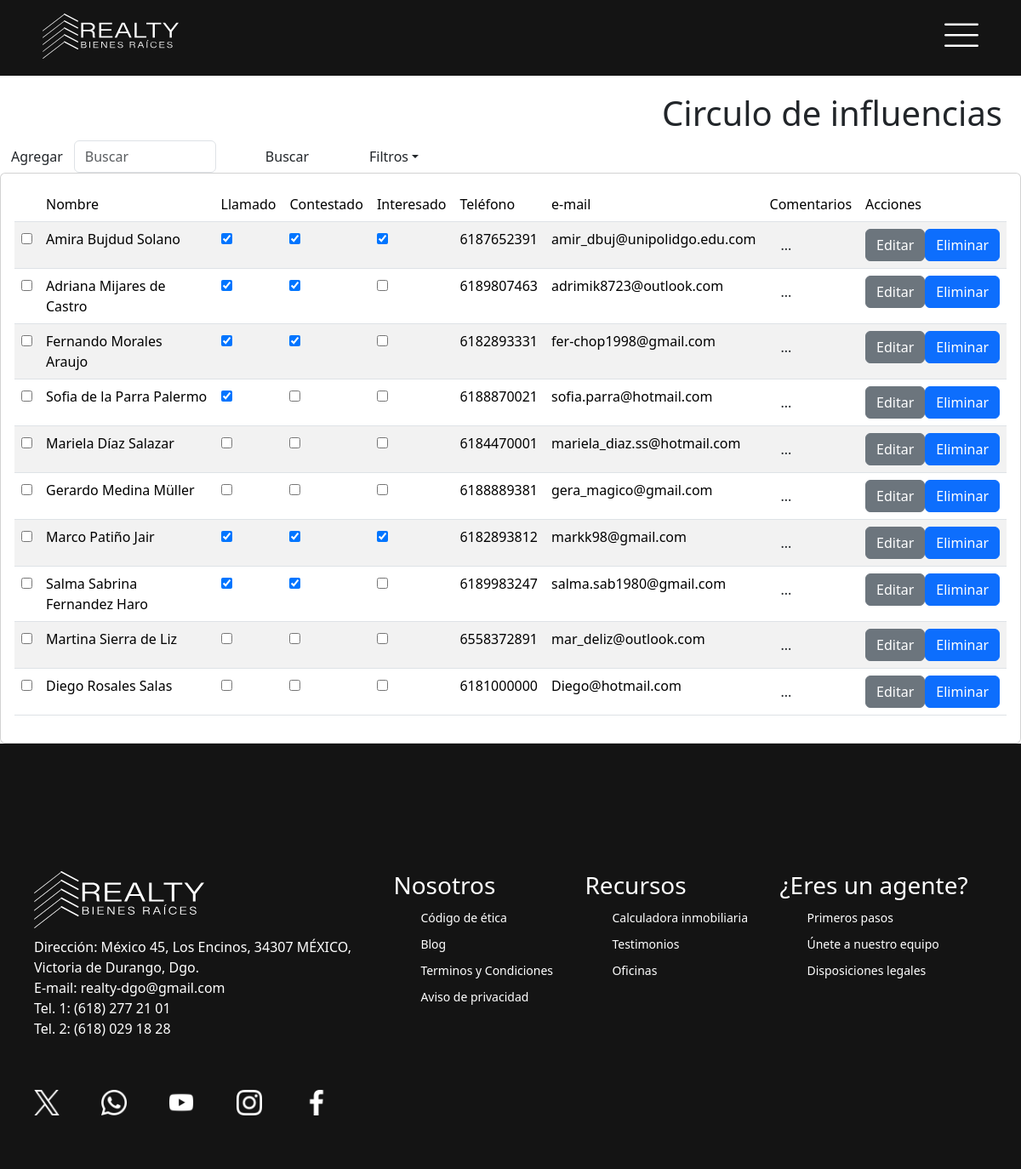
/views/crud-clientes.php (signed in), run on the app's committed database.
### tables this page shows
CREATE TABLE IF NOT EXISTS `clientes` (
  `id_cliente` int(10) unsigned zerofill NOT NULL AUTO_INCREMENT,
  `nombre` varchar(50) NOT NULL,
  `apellido_1` varchar(50) NOT NULL,
  `apellido_2` varchar(50) DEFAULT NULL,
  `correo` varchar(50) DEFAULT NULL,
  `telefono` char(10) NOT NULL,
  `comentario` varchar(500) DEFAULT NULL,
  `id_usuario` int(10) unsigned zerofill NOT NULL,
  `contestado` int NOT NULL DEFAULT '0',
  `llamado` int NOT NULL DEFAULT '0',
  `interesado` int NOT NULL DEFAULT '0',
  PRIMARY KEY (`id_cliente`),
  KEY `id_usuario` (`id_usuario`),
  CONSTRAINT `clientes_ibfk_1` FOREIGN KEY (`id_usuario`) REFERENCES `usuarios` (`id_usuario`) ON UPDATE CASCADE
);

### views/crud-clientes.php (the view, shortened to what this page needs)
<!DOCTYPE html>
<html lang="en">
<head>
	<link href="https://cdn.jsdelivr.net/npm/bootstrap@5.3.2/dist/css/bootstrap.min.css" rel="stylesheet">
	<link rel="stylesheet" href="css/navbar.css">
	<link rel="stylesheet" href="css/crud.css">
</head >
<?php include ('../models/php/conn-vistas.php'); ?>
<body>
	<div class="">
		<div class="row" style="margin-top: 20px; text-align: right; margin-right: 10px;"">
			<div class="col-12">
				<h1>Circulo de influencias</h1>
				<div class="d-flex">
					<button type="button" class="btn" data-bs-toggle="modal" data-bs-target="#FormularioContacto">Agregar</button>
					<form action="crud-clientes.php" method="POST">
						<div class="d-flex">
							<input class="form-control inputBuscar" name="inputBuscar" type="search" placeholder="Buscar">
							<button class="btn form-control btnBuscar" type="submit" name="btnBuscar">Buscar</button>
							<div class="dropdown">
								<button class="btn dropdown-toggle" type="button" data-bs-toggle="dropdown" aria-expanded="false">Filtros</button>
							</div>
						</div>
					</form>
				</div>
			</div>
		</div>
		<div class="row">
			<div class="col">
				<div class="card card-body">
					<table class="table table-hover table-striped">
						<thead>
							<tr>
								<th scope="col"></th>
								<th scope="col">Nombre</th>
								<th scope="col">Llamado</th>
								<th scope="col">Contestado</th>
								<th scope="col">Interesado</th>
								<th scope="col">Teléfono</th>
								<th scope="col">e-mail</th>
								<th scope="col">Comentarios</th>
								<th scope="col">Acciones</th>
							</tr>
						</thead>
						<tbody>
							<?php
								$query = "SELECT * FROM clientes";
								$resultado = mysqli_query($conn, $query);
								while($row = mysqli_fetch_assoc($resultado)) {
										$id = $row['id_cliente'];
									?>
									<tr data-id="fila_<?php echo $id; ?>">
										<form action="../controllers/php/editar.php?id=<?php echo $id; ?>" method="POST">
											<td>
												<input type="checkbox">
											</td>
											<td>
												<label class="label_nombres"><?php echo $row['nombre']." ".$row['apellido_1']." ".$row['apellido_2']; ?></label>
											</td>
											<td>
												<input class="checkLlamado" type="checkbox" name="llamado" data-id="<?php echo $id?>" <?php echo ($row['llamado'] == 1) ? 'checked' : ' '; ?> >
											</td>
											<td>
												<input class="checkContestado" type="checkbox" name="contestado" data-id="<?php echo $id?>" <?php echo ($row['contestado'] == 1) ? 'checked' : ' '; ?>>
											</td>
											<td>
												<input class="checkInteresado" type="checkbox" name="interesado" data-id="<?php echo $id?>" <?php echo ($row['interesado'] == 1) ? 'checked' : ' '; ?>>
											</td>
											<td>
												<label class="label_telefono"><?php echo $row['telefono']; ?></label>
											</td>
											<td>
												<label class="label_correo"><?php echo $row['correo']; ?></label>
											</td>
											<td>
												<button type="button" class="btn" data-bs-toggle="modal" data-bs-target="#modal_<?php echo $id; ?>">...</button>
											</td>
											<td>
												<div class="d-flex">
													<input class="btn btn-secondary editar" name="editar" type="button" value="Editar">
													<button type="button" class="btn btn-primary eliminar" data-bs-toggle="modal" data-bs-target="#modalEliminar_<?php echo $id; ?>">Eliminar</button>
												</div>
											</td>
										</form>
									</tr>
							<?php } ?>
						</tbody>
					</table>
				</div>
			</div>
		</div>
	</div>
</body>
</html>

### views/css/navbar.css (style rules this page uses)
html, body, header, footer { margin: 0; padding: 0; }
.navbar { background-color: rgb(20, 20, 20); color: #fff; display: flex; justify-content: space-between; align-items: center; padding: 10px 50px 20px 50px; margin: 0; height: auto; }
.navbar-logo img { width: 160px; height: auto; margin-top: 6px; }
.sesion { display: flex; margin-top: 10px; }
footer { height: 500px; background-color: rgb(20, 20, 20); display: flex; justify-content: left; align-items: left; margin: 0; padding: 150px 40px 0 40px; }
.footer-img { width: 400px; }
.footer-realty-logo img { width: 200px; }
.contacto { color: white; margin-top: 10px; margin-bottom: 40px; }
.contacto p { margin: 0; font-weight: 100; }
.redes img { width: 30px; margin: 20px 45px 0 0; padding:0; }
.recursos { display: flex; flex: 1; justify-content: space-evenly; font-weight: 100; color: white; font-size: 14px; }
.recursos div { margin: 0 15px 0 15px; }
.recursos li { list-style: none; margin-top: 10px; }
.recursos h3 { font-weight: 100; }
#openBtn, #closeBtn { background: none; border: none; padding: 0; }

### views/css/crud.css (style rules this page uses)
table { font-weight: 100; text-align: left; }
th { font-weight: 200; font-size: 24; }

### data on the page
clientes: nombre "Amira", apellido_1 "Bujdud", apellido_2 "Solano", llamado "☑", contestado "☑", interesado "☑", telefono "6187652391", correo "amir_dbuj@unipolidgo.edu.com"
clientes: nombre "Adriana", apellido_1 "Mijares", apellido_2 "de Castro", llamado "☑", contestado "☑", telefono "6189807463", correo "adrimik8723@outlook.com"
clientes: nombre "Fernando", apellido_1 "Morales", apellido_2 "Araujo", llamado "☑", contestado "☑", telefono "6182893331", correo "fer-chop1998@gmail.com"
clientes: nombre "Sofia", apellido_1 "de la Parra", apellido_2 "Palermo", llamado "☑", telefono "6188870021", correo "sofia.parra@hotmail.com"
clientes: nombre "Mariela", apellido_1 "Díaz", apellido_2 "Salazar", telefono "6184470001", correo "mariela_diaz.ss@hotmail.com"
clientes: nombre "Gerardo", apellido_1 "Medina", apellido_2 "Müller", telefono "6188889381", correo "gera_magico@gmail.com"
clientes: nombre "Marco", apellido_1 "Patiño", apellido_2 "Jair", llamado "☑", contestado "☑", interesado "☑", telefono "6182893812", correo "markk98@gmail.com"
clientes: nombre "Salma Sabrina", apellido_1 "Fernandez", apellido_2 "Haro", llamado "☑", contestado "☑", telefono "6189983247", correo "salma.sab1980@gmail.com"
clientes: nombre "Martina", apellido_1 "Sierra", apellido_2 "de Liz", telefono "6558372891", correo "mar_deliz@outlook.com"
clientes: nombre "Diego", apellido_1 "Rosales", apellido_2 "Salas", telefono "6181000000", correo "Diego@hotmail.com"
